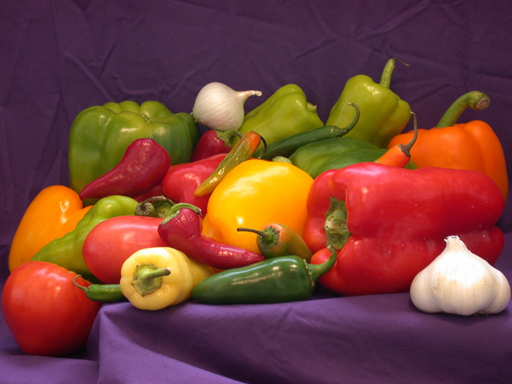
%> input picture Image Processing/peppers.png, 512 x 384 px
$ octave Sharpening.m   (GNU Octave 9; MATLAB toolbox functions it lacks are replaced by stand-ins)
%> lines starting %> are read from the running program, lines starting %| are printed output that depends on the picture
% Read an example grayscale image
imagePath = 'C:\Users\Ali Mohamed\Downloads\Project\peppers.png';
Orignal_Image = imread(imagePath);
%> Orignal_Image is the input picture: size 384x512x3 uint16; mean R, G, B 30979.8, 17130.7, 14964

% Define the Laplacian sharpening kernel
laplacianKernel = [0, -1, 0; -1, 5, -1; 0, -1, 0];

Red_Comp_SA = Orignal_Image(:,:,1);
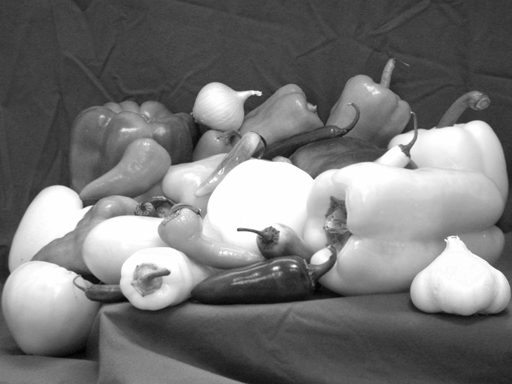
%> Red_Comp_SA: size 384x512 uint16; min 1282, max 65417, mean 30979.8; drawn with min black and max white
Green_Comp_SA = Orignal_Image(:,:,2);
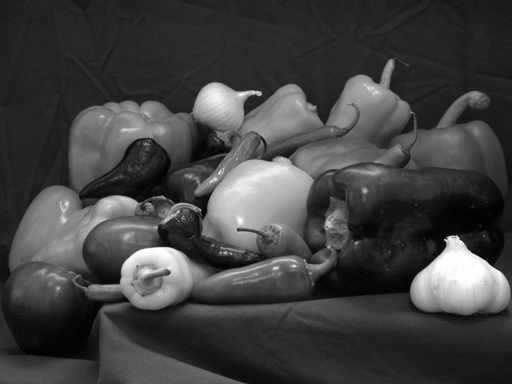
%> Green_Comp_SA: size 384x512 uint16; min 294, max 65372, mean 17130.7; drawn with min black and max white
Blue_Comp_SA = Orignal_Image(:,:,3);
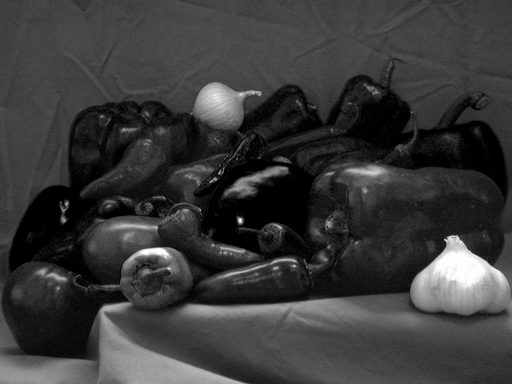
%> Blue_Comp_SA: size 384x512 uint16; min 149, max 65489, mean 14964; drawn with min black and max white


% Apply convolution to sharpen the image
sharpenedImage(:,:,1) = conv2(double(Red_Comp_SA), laplacianKernel, 'same');
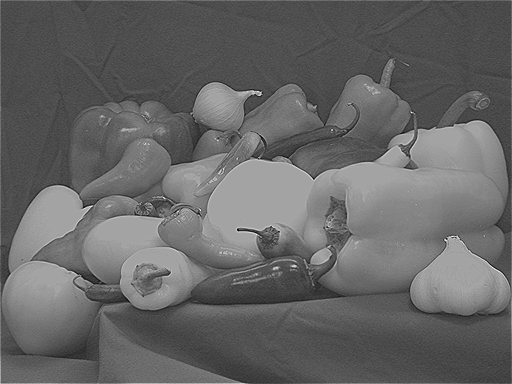
%> sharpenedImage: size 384x512 double; min -25595, max 115967, mean 31154.4; drawn with min black and max white
sharpenedImage(:,:,2) = conv2(double(Green_Comp_SA), laplacianKernel, 'same');
sharpenedImage(:,:,3) = conv2(double(Blue_Comp_SA), laplacianKernel, 'same');
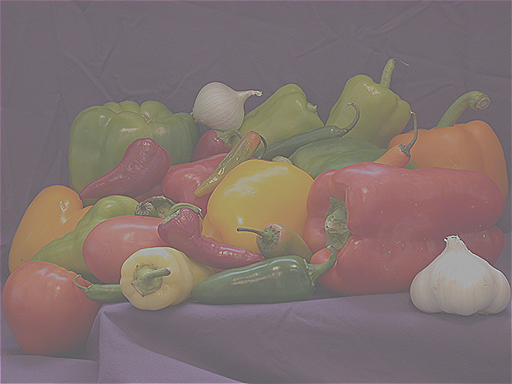
%> sharpenedImage: size 384x512x3 double; mean R, G, B 31154.4, 17225.9, 15141.3; drawn with min black and max white


% Display the original image and the sharpened image
figure;

subplot(1, 2, 1);
imshow(Orignal_Image);
title('Original Grayscale Image');

subplot(1, 2, 2);
imshow(sharpenedImage);
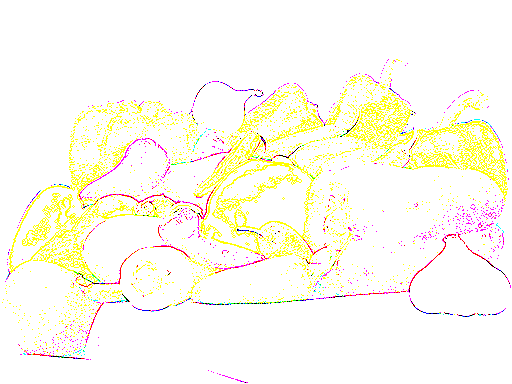
%> displayed picture: size 384x512x3, on the screen's scale of 0 to 255; mean R, G, B 254, 251.2, 238.1
title('Sharpened Image (Laplacian Kernel)');
